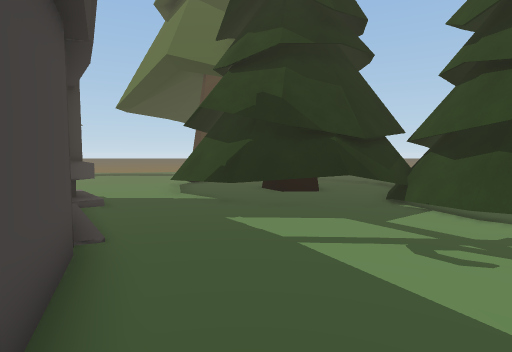
view 1 (above)

24 first-person views from a walk through a 3-D level made in the Unity game engine. The camera is 1.3 m above the floor, tilts 4° down and sees 80° across. The floor is counted in squares, 1 m on a side. Each view is taken from the middle of a square. On the plan, view 1 faces up. The plan holds only what a view shows up to about 14 squares ahead; the rest is blank. The place goes on beyond the plan. The player character is not drawn. Some animated figures are not drawn.

view 2
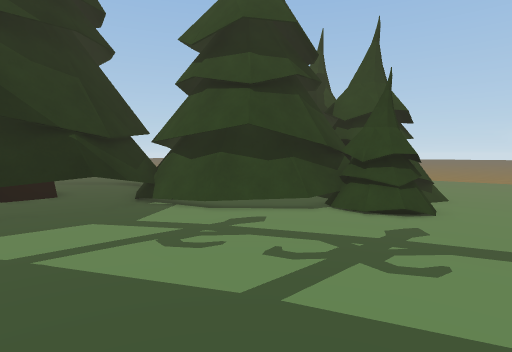

view 3
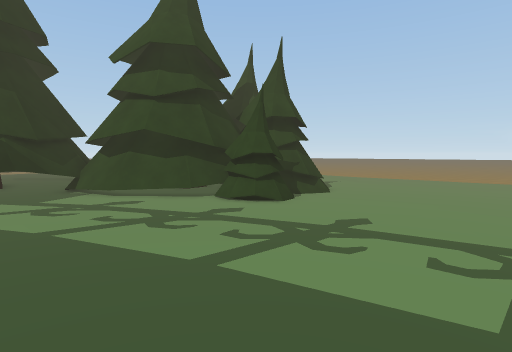

view 4
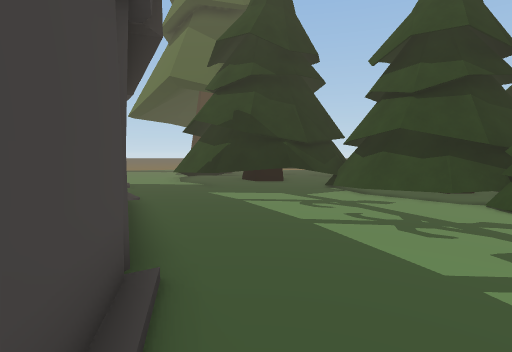

view 5
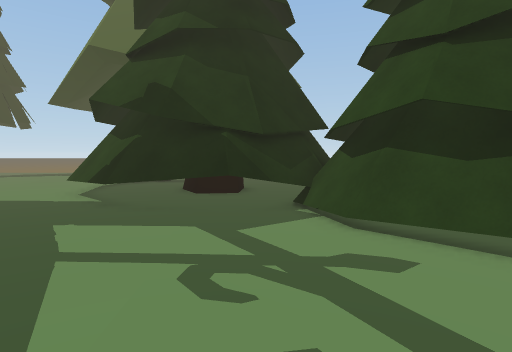

view 6
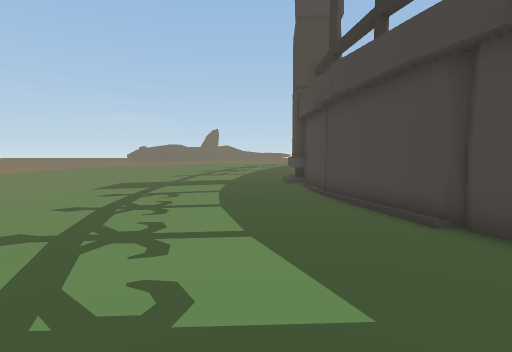

view 7
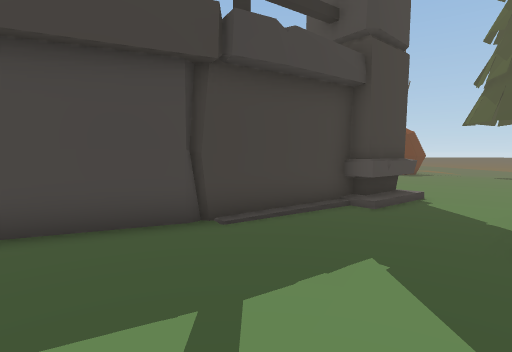

view 8
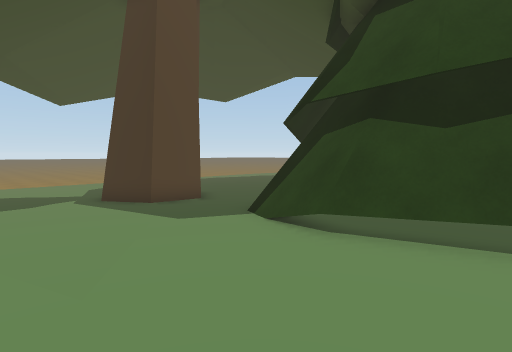

view 9
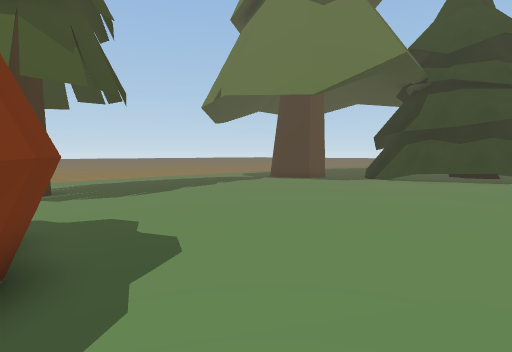

view 10
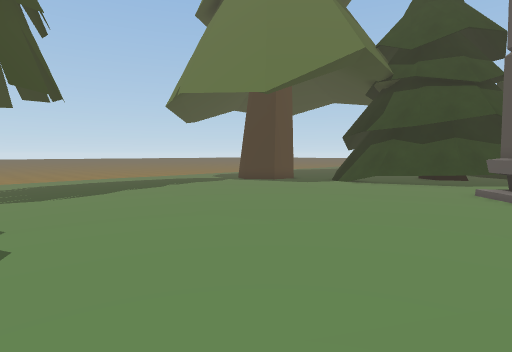

view 11
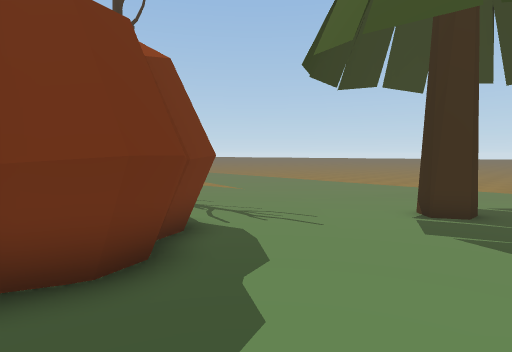

view 12
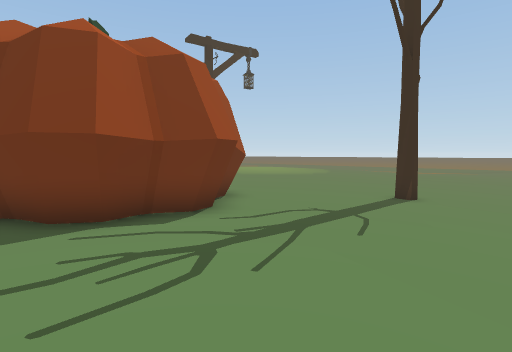

view 13
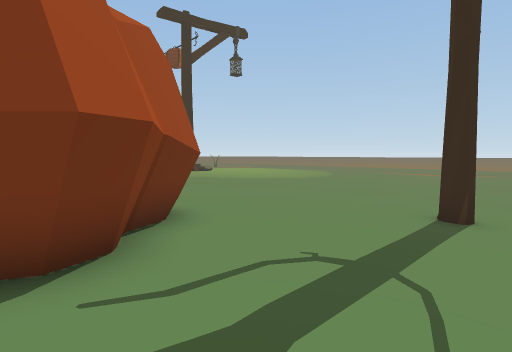

view 14
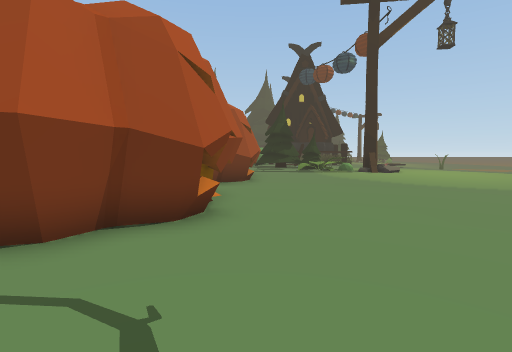

view 15
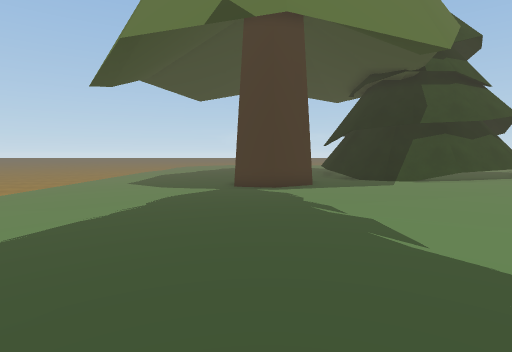

view 16
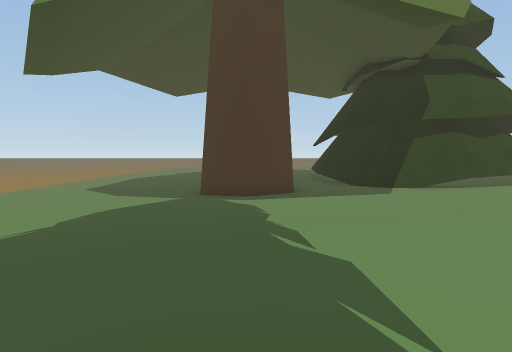

view 17
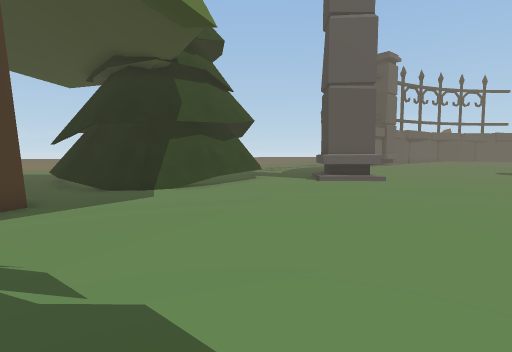

view 18
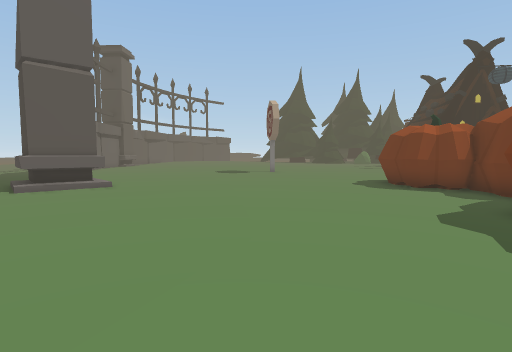

view 19
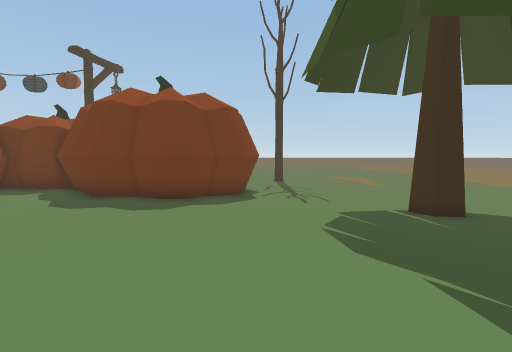

view 20
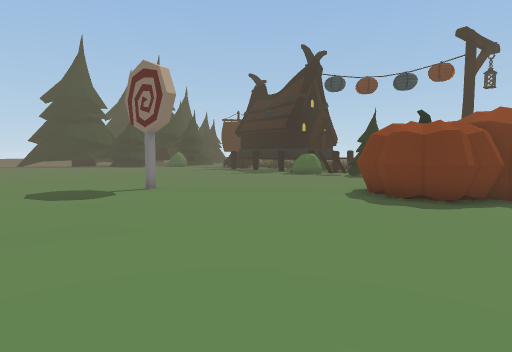

view 21
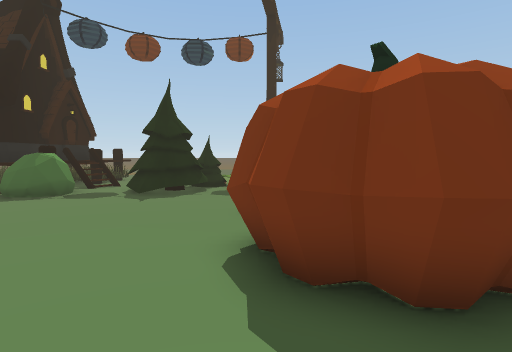

view 22
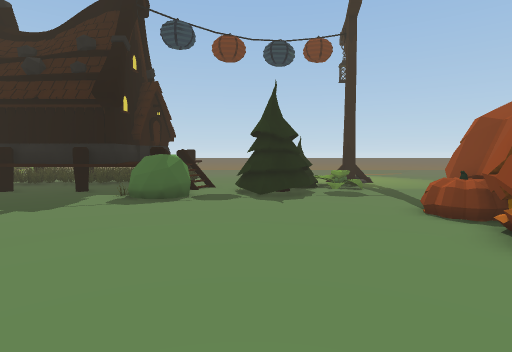

view 23
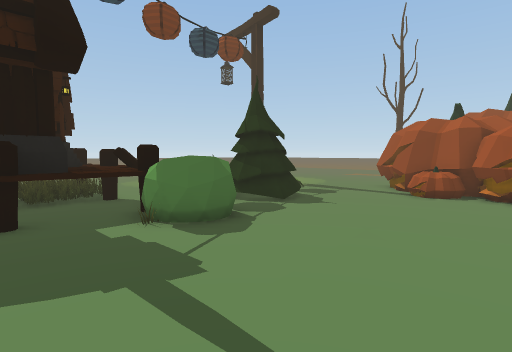

view 24
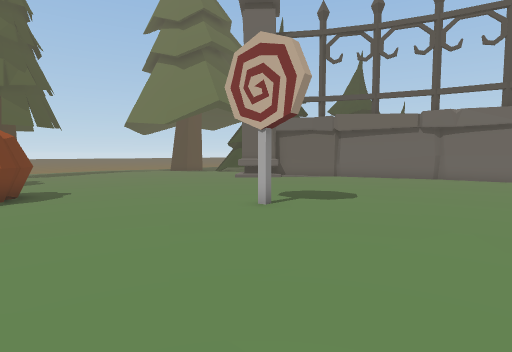

### Floor plan
Key: @ floor where view 1 was taken; # wall or solid block; x gap in a wall; . main floor; - floor 0.25 m lower than the main floor; _ floor 0.5 m lower than the main floor; < floor 0.75 m lower than the main floor; / step, stairs or slope; = window, fence, low wall or low ledge; ^ raised ledge; T tree; B bush; P pumpkin; O other object.
Columns run from 34 left of view 1 to 9 right of it. Each row starts with its distance up from view 1.
 24          <<<______---------------
 23          <______TT------------/TT
 22 <<<<<<<<________-T------------TT T-
 21 <<<<<___________--------.-----TT T--
 20 <____T_________---------..----TTT---
 19 _____T_______----------....-----------
 18 ___________####-------......------TTTT
 17 __________######------.......---TTTTTT
 16 ________-##   ###----..........TTTT
 15 _____----#     ##---...........TT.   .T
 14 ---------#     ##--............TT..T ..T
 13 ---------#     ##-.............TT.T  ..T
 12 ---------#    ##-..............TT..TT..TTT
 11 --------##   ##--..............TTT.....TTTT
 10 --------#    ##.................TT....TTT
  9 --------#    #O.............##...TTTTTTTT T
  8 ....---.##  ##OO...........###....TTTT.TT-TT
  7 ../......####OOOO..........  #.........TT-T-
  6     ......#P#OOOO..........  ##........TTTTO
  5     BO.....P.OOO..........    ##........TTTO
  4     O.....................     #........--TT
  3      TTT.................      ##.......--TT
  2      TTTT.................      #.......----
  1       TTT...................    ##......----
  0     ...T............#........    #@.....----
 -1  ....=..B....................    ##.....----
 -2  #O x#.BBB....................    #.....----
 -3    OO^^^B......................   #.....----
 -4   ####^^.......................   #....-----
 -5    #  ^#...... ...............    #....-----
 -6       ^#..... . ........          ##...-----

Positions as (right, up) in squares from view 1, and headings:
1: (0, 0), facing up
2: (0, 0), facing up-right
3: (1, -4), facing up-right
4: (1, -4), facing up
5: (3, 1), facing up
6: (3, 4), facing down
7: (3, 5), facing left
8: (-8, 11), facing up-right
9: (-19, 9), facing up-right
10: (-17, 8), facing up-right
11: (-15, 14), facing up-left
12: (-19, 23), facing down-left
13: (-22, 21), facing down-left
14: (-26, 21), facing down
15: (-16, 22), facing right
16: (-14, 21), facing right
17: (-13, 21), facing down-right
18: (-13, 19), facing down
19: (-9, 18), facing left
20: (-9, 10), facing down-left
21: (-16, 5), facing left
22: (-16, 1), facing left
23: (-20, -6), facing up-left
24: (-20, -6), facing up-right
